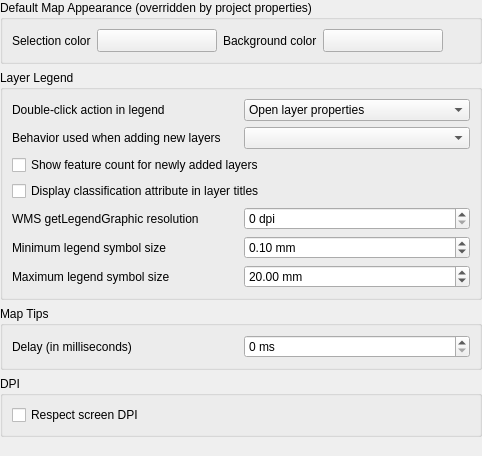
             <widget class="QWidget" name="mOptionsScrollAreaContents_06">
              <property name="geometry">
               <rect>
                <x>0</x>
                <y>0</y>
                <width>482</width>
                <height>456</height>
               </rect>
              </property>
              <layout class="QVBoxLayout" name="verticalLayout_25">
               <property name="leftMargin">
                <number>0</number>
               </property>
               <property name="topMargin">
                <number>0</number>
               </property>
               <property name="rightMargin">
                <number>0</number>
               </property>
               <property name="bottomMargin">
                <number>0</number>
               </property>
               <item>
                <widget class="QgsCollapsibleGroupBox" name="groupBox_9">
                 <property name="title">
                  <string>Default Map Appearance (overridden by project properties)</string>
                 </property>
                 <layout class="QGridLayout" name="gridLayout_7">
                  <item row="0" column="4">
                   <widget class="QgsColorButton" name="pbnCanvasColor">
                    <property name="sizePolicy">
                     <sizepolicy hsizetype="Fixed" vsizetype="Fixed">
                      <horstretch>0</horstretch>
                      <verstretch>0</verstretch>
                     </sizepolicy>
                    </property>
                    <property name="minimumSize">
                     <size>
                      <width>120</width>
                      <height>0</height>
                     </size>
                    </property>
                    <property name="maximumSize">
                     <size>
                      <width>120</width>
                      <height>16777215</height>
                     </size>
                    </property>
                    <property name="text">
                     <string />
                    </property>
                   </widget>
                  </item>
                  <item row="0" column="6">
                   <spacer name="horizontalSpacer_28">
                    <property name="orientation">
                     <enum>Qt::Horizontal</enum>
                    </property>
                    <property name="sizeHint" stdset="0">
                     <size>
                      <width>40</width>
                      <height>20</height>
                     </size>
                    </property>
                   </spacer>
                  </item>
                  <item row="0" column="3">
                   <widget class="QLabel" name="label">
                    <property name="sizePolicy">
                     <sizepolicy hsizetype="Maximum" vsizetype="Preferred">
                      <horstretch>0</horstretch>
                      <verstretch>0</verstretch>
                     </sizepolicy>
                    </property>
                    <property name="text">
                     <string>Background color</string>
                    </property>
                   </widget>
                  </item>
                  <item row="0" column="0">
                   <widget class="QLabel" name="textLabel1_9">
                    <property name="sizePolicy">
                     <sizepolicy hsizetype="Maximum" vsizetype="Preferred">
                      <horstretch>0</horstretch>
                      <verstretch>0</verstretch>
                     </sizepolicy>
                    </property>
                    <property name="text">
                     <string>Selection color</string>
                    </property>
                   </widget>
                  </item>
                  <item row="0" column="1">
                   <widget class="QgsColorButton" name="pbnSelectionColor">
                    <property name="sizePolicy">
                     <sizepolicy hsizetype="Fixed" vsizetype="Fixed">
                      <horstretch>0</horstretch>
                      <verstretch>0</verstretch>
                     </sizepolicy>
                    </property>
                    <property name="minimumSize">
                     <size>
                      <width>120</width>
                      <height>0</height>
                     </size>
                    </property>
                    <property name="maximumSize">
                     <size>
                      <width>120</width>
                      <height>16777215</height>
                     </size>
                    </property>
                    <property name="text">
                     <string />
                    </property>
                   </widget>
                  </item>
                 </layout>
                </widget>
               </item>
               <item>
                <widget class="QgsCollapsibleGroupBox" name="mLegendGrpBx">
                 <property name="minimumSize">
                  <size>
                   <width>0</width>
                   <height>0</height>
                  </size>
                 </property>
                 <property name="title">
                  <string>Layer Legend</string>
                 </property>
                 <layout class="QGridLayout" name="gridLayout_35">
                  <item row="0" column="0">
                   <widget class="QLabel" name="label_15">
                    <property name="text">
                     <string>Double-click action in legend</string>
                    </property>
                   </widget>
                  </item>
                  <item row="0" column="1">
                   <widget class="QComboBox" name="cmbLegendDoubleClickAction">
                    <item>
                     <property name="text">
                      <string>Open layer properties</string>
                     </property>
                    </item>
                    <item>
                     <property name="text">
                      <string>Open attribute table</string>
                     </property>
                    </item>
                    <item>
                     <property name="text">
                      <string>Open layer styling dock</string>
                     </property>
                    </item>
                   </widget>
                  </item>
                  <item row="1" column="0">
                   <widget class="QLabel" name="mLayerTreeInsertionMethodLabel">
                    <property name="text">
                     <string>Behavior used when adding new layers</string>
                    </property>
                   </widget>
                  </item>
                  <item row="1" column="1">
                   <widget class="QComboBox" name="mLayerTreeInsertionMethod" />
                  </item>
                  <item row="2" column="0" colspan="2">
                   <widget class="QCheckBox" name="mShowFeatureCountByDefaultCheckBox">
                    <property name="text">
                     <string>Show feature count for newly added layers</string>
                    </property>
                   </widget>
                  </item>
                  <item row="3" column="0" colspan="2">
                   <widget class="QCheckBox" name="cbxLegendClassifiers">
                    <property name="text">
                     <string>Display classification attribute in layer titles</string>
                    </property>
                   </widget>
                  </item>
                  <item row="4" column="0">
                   <widget class="QLabel" name="label_58">
                    <property name="text">
                     <string>WMS getLegendGraphic resolution</string>
                    </property>
                   </widget>
                  </item>
                  <item row="4" column="1">
                   <widget class="QgsSpinBox" name="mLegendGraphicResolutionSpinBox">
                    <property name="toolTip">
                     <string extracomment="MAP_RESOLUTION or DPI value overloading getMap default value (set 0 to use default)" />
                    </property>
                    <property name="whatsThis">
                     <string extracomment="MAP_RESOLUTION or DPI value overloading getMap default value (set 0 to use default)" />
                    </property>
                    <property name="suffix">
                     <string> dpi</string>
                    </property>
                    <property name="minimum">
                     <number>0</number>
                    </property>
                    <property name="maximum">
                     <number>1000000</number>
                    </property>
                   </widget>
                  </item>
                  <item row="5" column="0">
                   <widget class="QLabel" name="labelLegendSymbolMinimumSize">
                    <property name="text">
                     <string>Minimum legend symbol size</string>
                    </property>
                   </widget>
                  </item>
                  <item row="5" column="1">
                   <widget class="QgsDoubleSpinBox" name="mLegendSymbolMinimumSizeSpinBox">
                    <property name="sizePolicy">
                     <sizepolicy hsizetype="Preferred" vsizetype="Fixed">
                      <horstretch>0</horstretch>
                      <verstretch>0</verstretch>
                     </sizepolicy>
                    </property>
                    <property name="toolTip">
                     <string extracomment="(set value to 0 to skip minimum size)" />
                    </property>
                    <property name="suffix">
                     <string> mm</string>
                    </property>
                    <property name="decimals">
                     <number>2</number>
                    </property>
                    <property name="maximum">
                     <double>999.000000000000000</double>
                    </property>
                    <property name="singleStep">
                     <double>0.200000000000000</double>
                    </property>
                    <property name="value">
                     <double>0.100000000000000</double>
                    </property>
                    <property name="showClearButton" stdset="0">
                     <bool>true</bool>
                    </property>
                   </widget>
                  </item>
                  <item row="6" column="0">
                   <widget class="QLabel" name="labelLegendSymbolMaximumSize">
                    <property name="text">
                     <string>Maximum legend symbol size</string>
                    </property>
                   </widget>
                  </item>
                  <item row="6" column="1">
                   <widget class="QgsDoubleSpinBox" name="mLegendSymbolMaximumSizeSpinBox">
                    <property name="sizePolicy">
                     <sizepolicy hsizetype="Preferred" vsizetype="Fixed">
                      <horstretch>0</horstretch>
                      <verstretch>0</verstretch>
                     </sizepolicy>
                    </property>
                    <property name="toolTip">
                     <string extracomment="(set value to 0 to skip maximum size)" />
                    </property>
                    <property name="suffix">
                     <string> mm</string>
                    </property>
                    <property name="decimals">
                     <number>2</number>
                    </property>
                    <property name="maximum">
                     <double>999.000000000000000</double>
                    </property>
                    <property name="singleStep">
                     <double>0.200000000000000</double>
                    </property>
                    <property name="value">
                     <double>20.000000000000000</double>
                    </property>
                    <property name="showClearButton" stdset="0">
                     <bool>true</bool>
                    </property>
                   </widget>
                  </item>
                 </layout>
                </widget>
               </item>
               <item>
                <widget class="QgsCollapsibleGroupBox" name="groupBox_12">
                 <property name="title">
                  <string>Map Tips</string>
                 </property>
                 <layout class="QGridLayout" name="gridLayout_40">
                  <item row="0" column="0">
                   <widget class="QLabel" name="textLabel1_16">
                    <property name="text">
                     <string>Delay (in milliseconds)</string>
                    </property>
                   </widget>
                  </item>
                  <item row="0" column="1">
                   <widget class="QgsSpinBox" name="mMapTipsDelaySpinBox">
                    <property name="toolTip">
                     <string extracomment="MAP_RESOLUTION or DPI value overloading getMap default value (set 0 to use default)" />
                    </property>
                    <property name="whatsThis">
                     <string extracomment="MAP_RESOLUTION or DPI value overloading getMap default value (set 0 to use default)" />
                    </property>
                    <property name="suffix">
                     <string> ms</string>
                    </property>
                    <property name="minimum">
                     <number>0</number>
                    </property>
                    <property name="maximum">
                     <number>1000000</number>
                    </property>
                   </widget>
                  </item>
                 </layout>
                </widget>
               </item>
               <item>
                <widget class="QgsCollapsibleGroupBox" name="groupBox_32">
                 <property name="title">
                  <string>DPI</string>
                 </property>
                 <layout class="QGridLayout" name="gridLayout_381">
                  <item row="0" column="0">
                   <widget class="QCheckBox" name="mRespectScreenDpiCheckBox">
                    <property name="toolTip">
                     <string>&lt;html&gt;&lt;head/&gt;&lt;body&gt;&lt;p&gt;If respect screen DPI is activated, symbology on the map canvas will be rendered with appropriate screen DPI. This means that a symbol with 1mm size will be rendered with 1mm size on every screen (provided it is configured correctly at the system).&lt;/p&gt;&lt;p&gt;&lt;span style=" font-weight:600;"&gt;Note:&lt;/span&gt;&lt;/p&gt;&lt;p&gt;If disabled, this will activate legacy behavior (QGIS &amp;lt;= 3.20) and will render symbology on the map canvas smaller on HiDPI screens.&lt;/p&gt;&lt;p&gt;Requires a restart&lt;/p&gt;&lt;/body&gt;&lt;/html&gt;</string>
                    </property>
                    <property name="text">
                     <string>Respect screen DPI</string>
                    </property>
                   </widget>
                  </item>
                 </layout>
                </widget>
               </item>
               <item>
                <spacer>
                 <property name="orientation">
                  <enum>Qt::Vertical</enum>
                 </property>
                 <property name="sizeHint" stdset="0">
                  <size>
                   <width>20</width>
                   <height>40</height>
                  </size>
                 </property>
                </spacer>
               </item>
              </layout>
             </widget>
